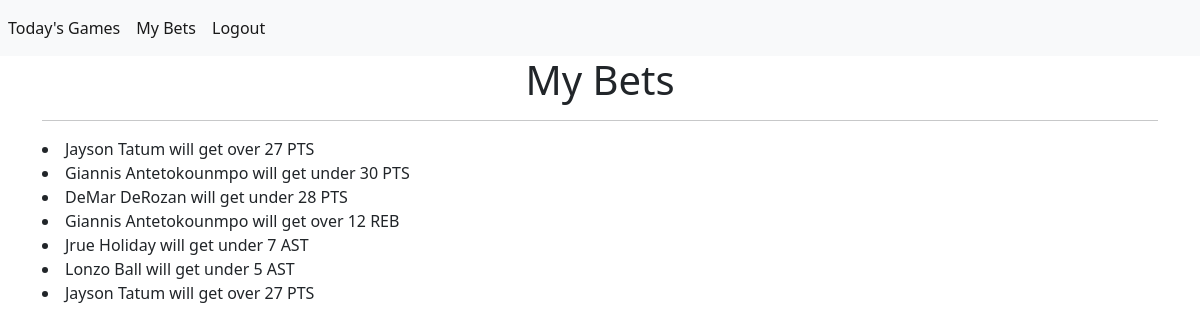
The page /my-bets (signed in) on the database as committed earlier.
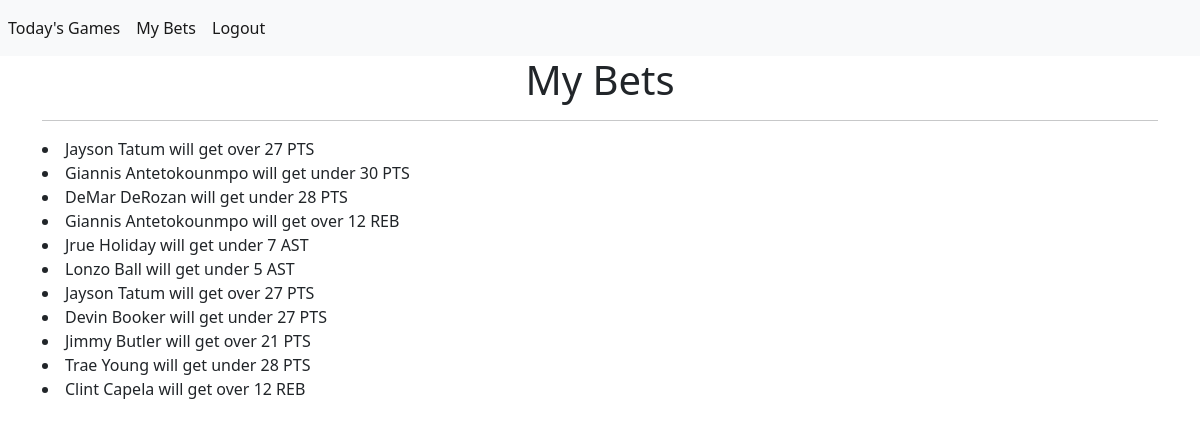
The same page on the database as committed later.
### app/models.py (models this page shows)
class Bet(db.Model):
    id = db.Column(db.Integer, primary_key = True)
    game_id = db.Column(db.Integer)
    player_name = db.Column(db.String(500))
    statistic = db.Column(db.String(100))
    over_statistic = db.Column(db.Boolean, default = False, nullable = False)
    num_stats = db.Column(db.Integer)
    date = db.Column(db.DateTime(timezone=True), server_default=func.now())
    user_id = db.Column(db.Integer, db.ForeignKey('user.id'))

### app/views.py (the view)
@app.route("/my-bets")
def my_bets():
    return render_template("user_bets.html", user = current_user)

### app/__init__.py (called while the page is built)
@login_manager.user_loader
def load_user(id):
    return User.query.get(int(id))

### app/templates/user_bets.html (shortened to what this page needs)
{% extends "main/base.html" %}
{% block main %}
<div class="container">
    <div class="row">
        <div class="col">
            <h1>My Bets</h1>
            <hr>
            <p> {% for bet in user.bets %}
                <li>{% if bet.over_statistic == true %}
                {{bet.player_name}} will get over {{bet.num_stats| round| int}} {{bet.statistic}}
                {% else %}
                {{bet.player_name}} will get under {{bet.num_stats| round| int}} {{bet.statistic}}
                {% endif %}
                </li>
                {% endfor %}
            </p>
        </div>
    </div>
</div>
{% endblock %}

### app/templates/main/base.html (shortened to what this page needs)
<!doctype html>
<html lang="en">
<head>
    <link href="https://cdn.jsdelivr.net/npm/bootstrap@5.1.3/dist/css/bootstrap.min.css" rel="stylesheet"
>
    <link rel="stylesheet" href="{{ url_for('static', filename='css/style.css') }}">
</head>
<body>
    <nav class="navbar navbar-expand-lg navbar-light bg-light">
        <div class="collapse navbar-collapse" id="navbar">
            <div class="navbar-nav">
                {% if user.is_authenticated %}
                <a class="nav-link active" id = "today_games" href="/">Today's Games</a>
                <a class="nav-link active" id = "today_games" href="/my-bets">My Bets</a>
                <a class="nav-link active" id="logout" href="/logout">Logout</a>
                {% else %}
                <a class="nav-link active" id ="login" href="/login">Login</a>
                <a class="nav-link active" io="sign_up" href="/sign-up">Sign Up</a>
                {% endif %}
            </div>
        </div>
    </nav>
    <main>
        {% block main %} {% endblock %}
    </main>
</body>
</html>

### app/static/css/style.css (style rules this page uses)
h1 { text-align: center; }

Rows that differ between the two databases and show on the page:
added Bet: player_name "Devin Booker", num_stats "27", statistic "PTS"
added Bet: player_name "Jimmy Butler", num_stats "21", statistic "PTS"
added Bet: player_name "Trae Young", num_stats "28", statistic "PTS"
added Bet: player_name "Clint Capela", num_stats "12", statistic "REB"
